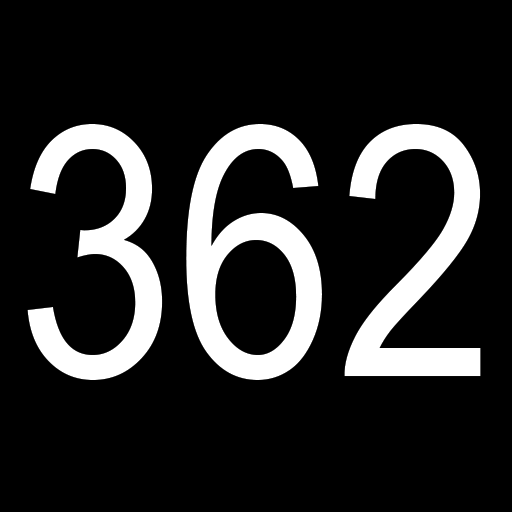
%> input picture 362 Projects/(Old Material) 2023S-PS Materials-20240330/PS7/img1.png, 512 x 512 px
$ octave ps5_4.m   (GNU Octave 9; MATLAB toolbox functions it lacks are replaced by stand-ins)
%> lines starting %> are read from the running program, lines starting %| are printed output that depends on the picture
img = imread("img1.png");
%> img is the input picture: size 512x512x3 uint8; min 0, max 255, mean 40.5
img = rgb2gray(img);
%> img: size 512x512 uint8

imshow(img);

filter_coeffs = [
    [1/3 1/3 1/3];
    [1/3 1/3 1/3];
    [1/3 1/3 1/3];
];
num = 15;

filter_coeffs = ones([num, num])/(num*num);

img = conv2(img, filter_coeffs);
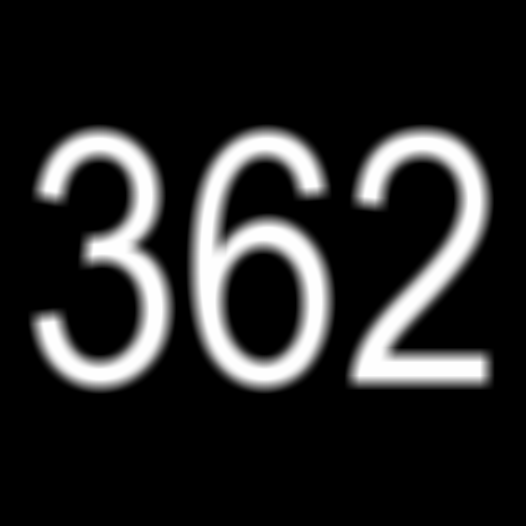
%> img: size 526x526 double; min 0, max 255, mean 38.4
imshow(img);
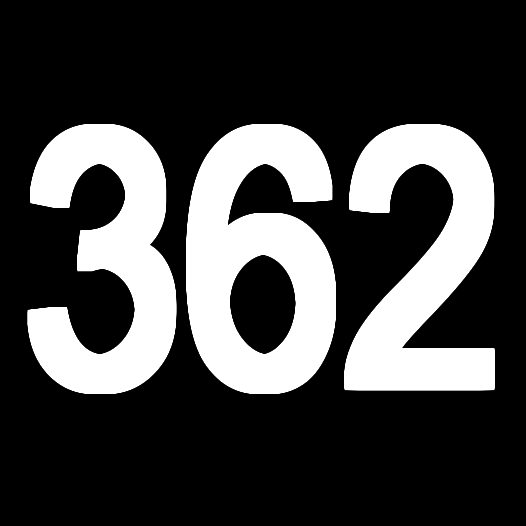
%> displayed picture: size 526x526, on the screen's scale of 0 to 255; min 0, max 255, mean 65.8
